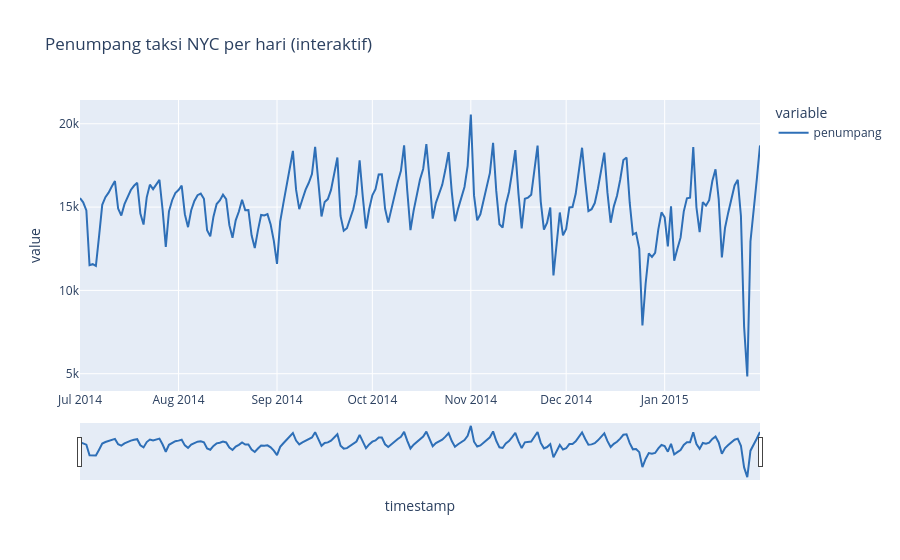

Here is the notebook cell this chart was saved with:
### Markdown cell above
## 9. Versi interaktif dengan range slider (plotly)
**Kapan dipakai:** seri panjang, ingin zoom ke periode tertentu saat diskusi/presentasi.
**Cara baca:** geser slider di bawah atau seret di grafik untuk memperbesar, hover = nilai.

### Code cell
fig = px.line(daily.rename("penumpang"), title="Penumpang taksi NYC per hari (interaktif)")
fig.update_traces(line_color=BLUE)
fig.update_xaxes(rangeslider_visible=True)
fig.write_html("waktu_interaktif.html", include_plotlyjs=True)
fig.show()

### Figure 1 — Plotly figure (JSON) as saved in the notebook; plotly's stock layout.template omitted (floating-point values rounded to 4 significant figures; data arrays with more than 128 entries replaced by an {"elided": "..."} marker saying what was removed)
{"data": [{"hovertemplate": "variable=penumpang<br>timestamp=%{x}<br>value=%{y}<extra></extra>", "legendgroup": "penumpang", "line": {"color": "#2E6FB7", "dash": "solid"}, "marker": {"symbol": "circle"}, "mode": "lines", "name": "penumpang", "orientation": "v", "showlegend": true, "type": "scatter", "x": {"elided": "215 str values"}, "xaxis": "x", "y": {"elided": "215 float values"}, "yaxis": "y"}], "layout": {"legend": {"title": {"text": "variable"}, "tracegroupgap": 0}, "title": {"text": "Penumpang taksi NYC per hari (interaktif)"}, "xaxis": {"anchor": "y", "domain": [0.0, 1.0], "rangeslider": {"visible": true}, "title": {"text": "timestamp"}}, "yaxis": {"anchor": "x", "domain": [0.0, 1.0], "title": {"text": "value"}}}}
